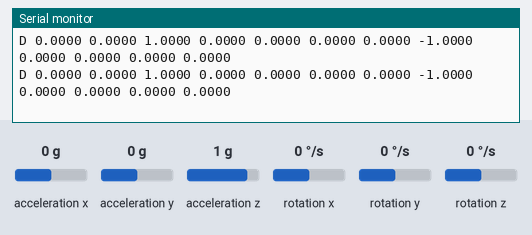
Bench run of a program on a simulated Arduino Nano 33 BLE. Shown: the last lines printed to the serial monitor. The inputs (shaded band) are chosen by the test bench; at power-on: acceleration x 0 g, acceleration y 0 g, acceleration z 1 g, rotation x 0 °/s, rotation z 0 °/s, rotation y 0 °/s.

Above: at 3.2 s.
3.3 s: acceleration x set to -1.4 g
At 4.4 s:
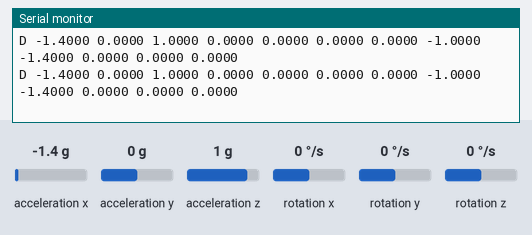
4.8 s: acceleration y set to -1.4 g
At 5.8 s:
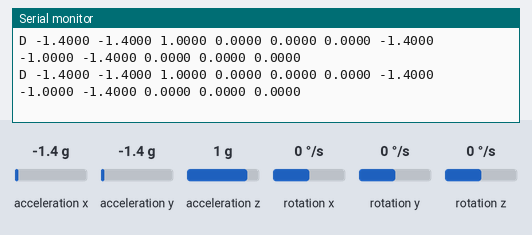
6.3 s: acceleration z set to -1.4 g
At 7.4 s:
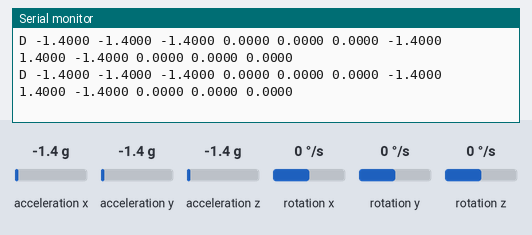
7.8 s: rotation x set to -192 °/s
At 8.6 s:
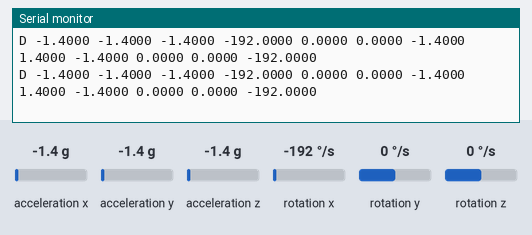
9.3 s: rotation z set to -192 °/s
At 9.8 s:
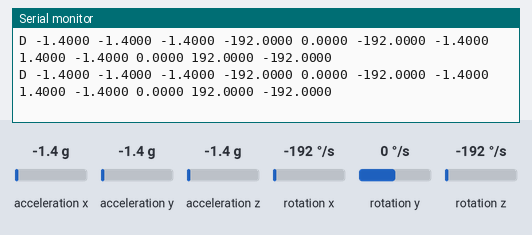

The program:

main.cpp
```cpp
#include <Arduino.h>
#include <Arduino_LSM9DS1.h>
#include <Wire.h>
#include <MPU6050.h>

MPU6050 mpu;

void setup() {
    Serial.begin(115200);
    delay(2000);

    Wire.begin();
    Wire.setClock(400000);

    mpu.initialize();
    if (!mpu.testConnection()) {
        Serial.println("ERR:MPU6050");
    } else {
        Serial.println("MPU6050 OK");
        mpu.setDLPFMode(MPU6050_DLPF_BW_42);
    }

    if (!IMU.begin()) {
        Serial.println("ERR:LSM9DS1");
    } else {
        Serial.println("LSM9DS1 OK");
    }

    Serial.println("READY");
}

void loop() {
    // ── LSM9DS1 (onboard) ────────────────────────────────────────────────────
    float lax = 0, lay = 0, laz = 0;
    float lgx = 0, lgy = 0, lgz = 0;

    if (IMU.accelerationAvailable()) IMU.readAcceleration(lax, lay, laz);
    if (IMU.gyroscopeAvailable())    IMU.readGyroscope(lgx, lgy, lgz);

    // ── MPU-6050 (external) ──────────────────────────────────────────────────
    int16_t axR, ayR, azR, gxR, gyR, gzR;
    mpu.getMotion6(&axR, &ayR, &azR, &gxR, &gyR, &gzR);

    float max_ = axR / 16384.0f;
    float may  = ayR / 16384.0f;
    float maz  = azR / 16384.0f;
    float mgx  = gxR / 131.0f;
    float mgy  = gyR / 131.0f;
    float mgz  = gzR / 131.0f;

    // ── Remap MPU-6050 axes to match LSM9DS1 orientation ─────────────────────
    float max_r =  may;   // MPU Y  → LSM X
    float may_r = -maz;   // MPU -Z → LSM Y
    float maz_r =  max_;  // MPU X  → LSM Z
    float mgx_r =  mgy;
    float mgy_r = -mgz;
    float mgz_r =  mgx;

    // Format: "D lax lay laz lgx lgy lgz max_r may_r maz_r mgx_r mgy_r mgz_r\n"
    Serial.print("D ");
    Serial.print(lax,   4); Serial.print(' ');
    Serial.print(lay,   4); Serial.print(' ');
    Serial.print(laz,   4); Serial.print(' ');
    Serial.print(lgx,   4); Serial.print(' ');
    Serial.print(lgy,   4); Serial.print(' ');
    Serial.print(lgz,   4); Serial.print(' ');
    Serial.print(max_r, 4); Serial.print(' ');
    Serial.print(may_r, 4); Serial.print(' ');
    Serial.print(maz_r, 4); Serial.print(' ');
    Serial.print(mgx_r, 4); Serial.print(' ');
    Serial.print(mgy_r, 4); Serial.print(' ');
    Serial.println(mgz_r, 4);

    delay(10); // 100 Hz
}
```

Measured:
- after the input at 3.3 s, the serial monitor: prints a new line at once (image 1)
- after the input at 4.8 s, the serial monitor: prints a new line at once (image 2)
- after the input at 6.3 s, the serial monitor: prints a new line at once (image 3)
- after the input at 7.8 s, the serial monitor: prints a new line at once (image 4)
- after the input at 9.3 s, the serial monitor: prints a new line at once (image 5)
